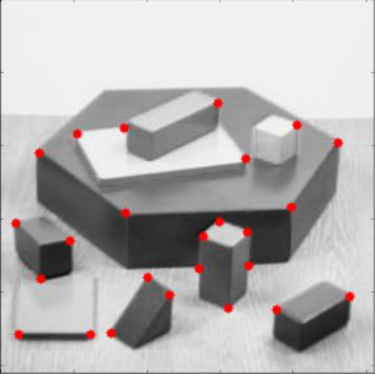
#> input picture 29-角点检测的FAST算法/shape.png, 375 x 374 px
$ python '29-角点检测的FAST算法.py'
#> lines starting #> are read from the running program, lines starting #| are printed output that depends on the picture
import cv2
import numpy as np
import matplotlib.pyplot as plt

img = cv2.imread('shape.png',0)
#> img: shape (374, 375); min 14, max 248, mean 179.7
fast = cv2.FastFeatureDetector_create()

#寻找关键点
#使用了非最大值抑制
kp = fast.detect(img,None)
#> kp = 314 keypoints; strongest (x, y, size): (207, 231, 7), (272, 309, 7), (241, 161, 7), (239, 161, 7)
img2 = cv2.drawKeypoints(img,kp,None,color=(255,0,0))
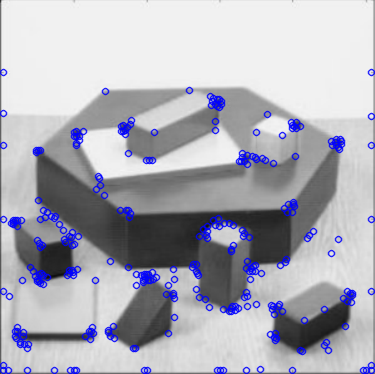
#> img2: shape (374, 375, 3); mean of channels 0, 1, 2 184.3, 173.6, 173.6; drawn as B, G, R

print('Threshold:',fast.getThreshold())
print('nonmaxSuppression:',fast.getNonmaxSuppression())
print('negihborhood:',fast.getType())
print('Total Keypoints with nonmaxSuppression',len(kp))
#| Total Keypoints with nonmaxSuppression 314

#未使用最大值抑制
fast.setNonmaxSuppression(0)
kp = fast.detect(img,None)
#> kp = 1984 keypoints; strongest (x, y, size): (3, 72, 7), (371, 72, 7), (3, 73, 7), (371, 73, 7)

print('Total Keypoints without nonmaxSuppression:',len(kp))
#| Total Keypoints without nonmaxSuppression: 1984

img3 = cv2.drawKeypoints(img,kp,None,color=(255,0,0))
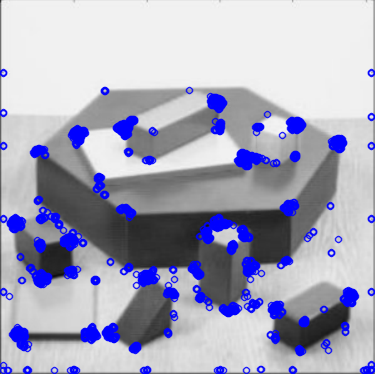
#> img3: shape (374, 375, 3); mean of channels 0, 1, 2 188.6, 167.6, 167.6; drawn as B, G, R

plt.subplot(121)
plt.imshow(img2)
plt.subplot(122)
plt.imshow(img3)
plt.show()
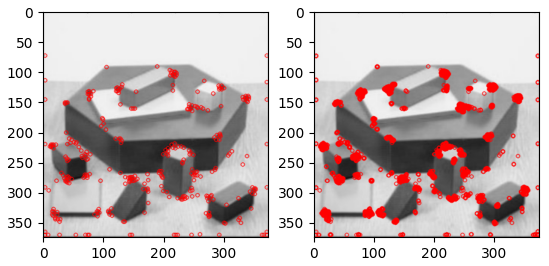
#> figure drawn by matplotlib, 2 panels

$ run again, with 29-角点检测的FAST算法/hourse.jpg saved as 29-角点检测的FAST算法/shape.png
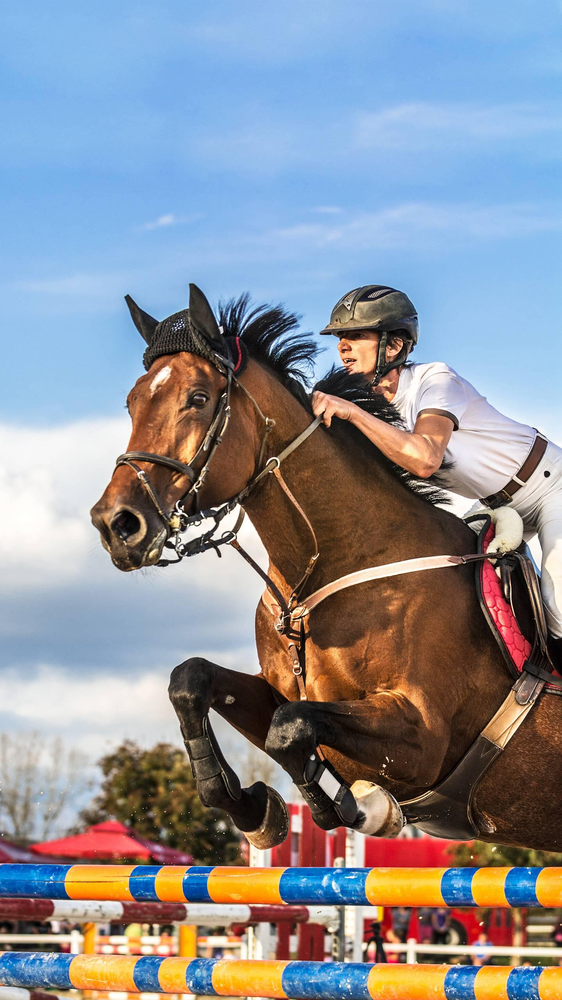
#> input picture 29-角点检测的FAST算法/hourse.jpg, 562 x 1000 px, shrunk from 1440 x 2560 before the run
#> `kp = fast.detect(img,None)`: kp = 10599 keypoints; strongest (x, y, size): (226, 503, 7), (212, 508, 7), (220, 556, 7), (290, 374, 7)
#> `img2 = cv2.drawKeypoints(img,kp,None,color=(255,0,0))`:
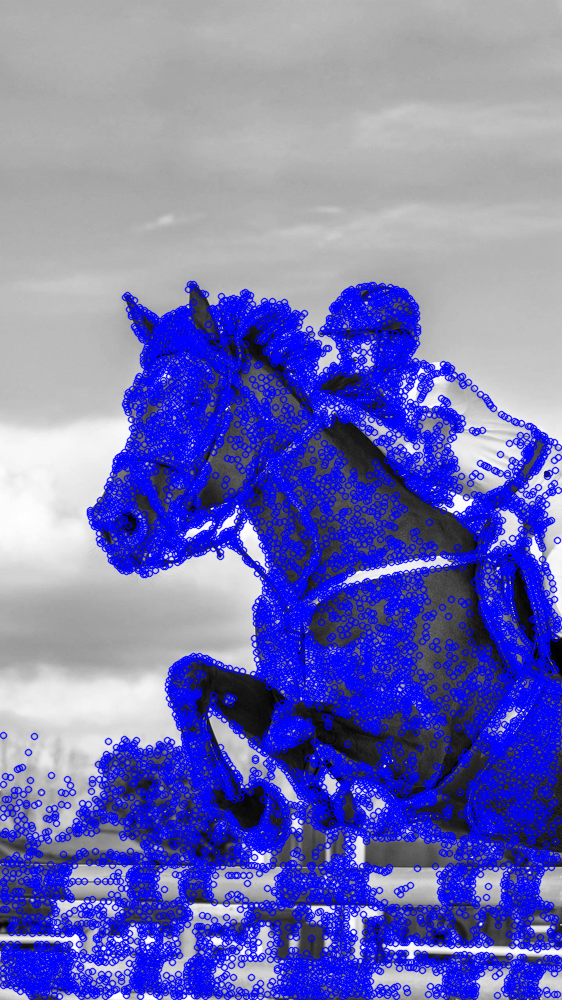
#> img2: shape (1000, 562, 3); mean of channels 0, 1, 2 183.9, 113.5, 113.5; drawn as B, G, R
#| Total Keypoints with nonmaxSuppression 10599
#> `kp = fast.detect(img,None)`: kp = 44274 keypoints; strongest (x, y, size): (189, 283, 7), (190, 283, 7), (191, 283, 7), (192, 283, 7)
#| Total Keypoints without nonmaxSuppression: 44274
#> `plt.show()`:
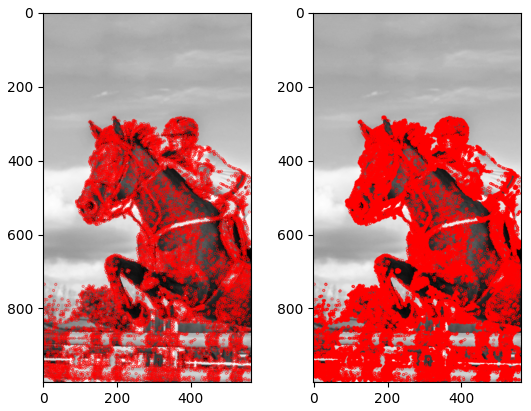
#> figure drawn by matplotlib, 2 panels
